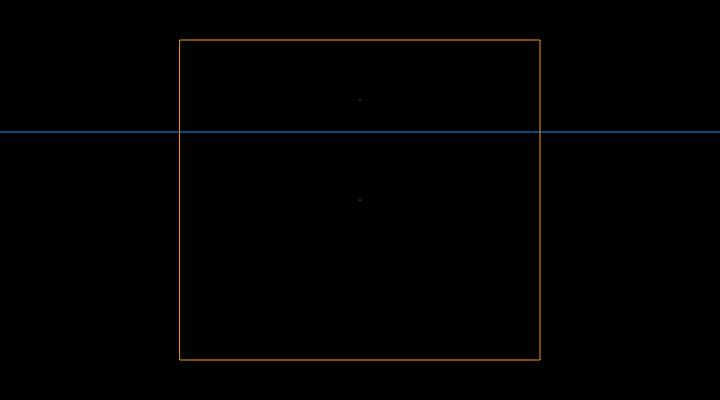
Frame 1 (no input)
Frame 60 (no input): identical to frame 1, image omitted
Frame 120 (the mouse pressed at the canvas centre since frame 60): identical to frame 1, image omitted

The p5.js sketch that drew this single still picture (run headless with seeded random() and noise() and a simulated clock; from frame 60 on, the mouse is pressed at the canvas centre):

// p5.js sketch
// ── sketch.js
function setup() {
    // 制作一个 720 像素宽 400 像素高的画布。
    createCanvas(720, 400);
  }
  
  function draw() {
    // 将背景设置为黑色，关闭填色功能。
    background(0);
    noFill();
  
    // point() 函数的两个参数分别为指定的坐标。
    // 第一个参数是 x 坐标，第二个参数是 y 。
    stroke(255);
    point(width * 0.5, height * 0.5);
    point(width * 0.5, height * 0.25);
  
    // 坐标用于绘制所有形状，而不仅仅是点。
    // 不同功能的参数用于不同的目的。例如，line() 的前两个参数指定第一个端点的坐标，后两个参数指定第二个端点的坐标。
    stroke(0, 153, 255);
    line(0, height * 0.33, width, height * 0.33);
  
    // 默认情况下，rect() 的前两个参数是左上角的坐标，后两个参数是宽度和高度。
    stroke(255, 153, 0);
    rect(width * 0.25, height * 0.1, width * 0.5, height * 0.8);
  }
  
